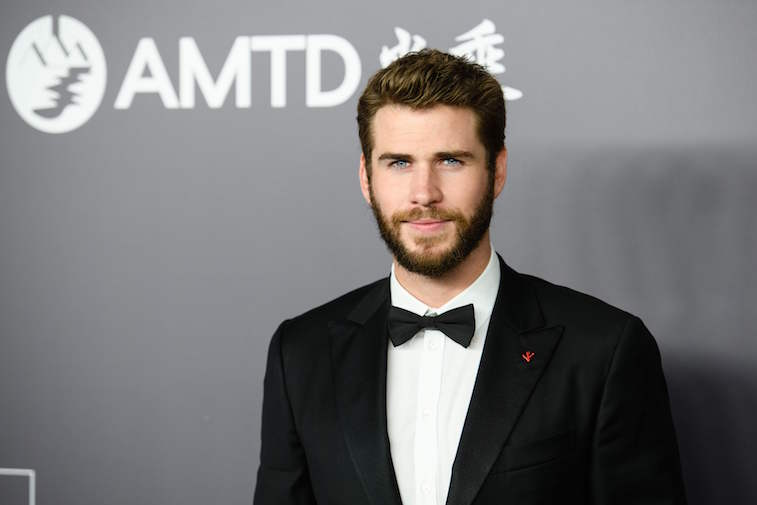
#> input picture Liam.jpg, 757 x 505 px
$ python RegionOfInterest.py
#> lines starting #> are read from the running program, lines starting #| are printed output that depends on the picture; after the words box and inside, x2 and y2 are one past the last pixel; in counts of white or black regions, pixels touching at a corner belong together
import cv2

img=cv2.imread("Liam.jpg")
#> img is the input picture: shape (505, 757, 3); mean B, G, R 120.7, 119.8, 121.3
img2=cv2.imread("robert.jpg ")
#Region of interest
#334,50 and 551,280
#[(y1:y2),(x1:x2)]
#y=230 x= 217 (difference)
roi=img[50:280,334:551]
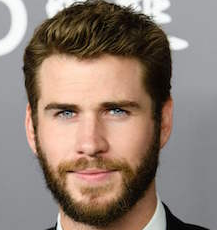
#> roi: shape (230, 217, 3); mean B, G, R 114.9, 126.1, 143.9
#now passing data into img
img[50:280,116:333]=roi
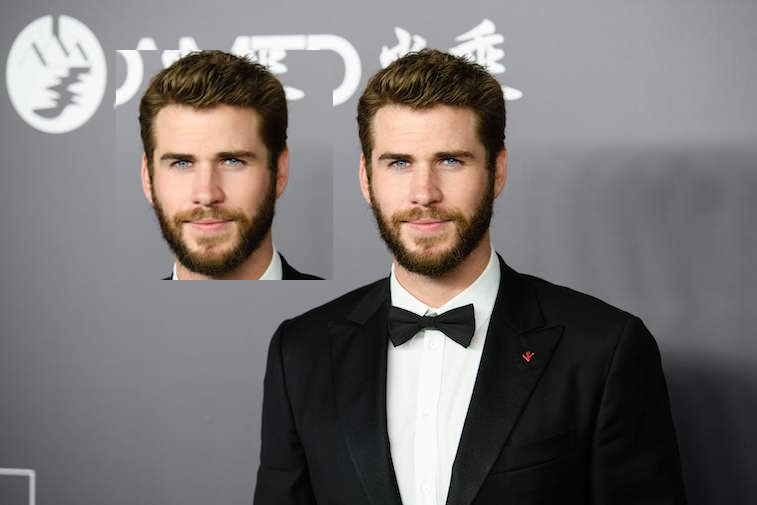
#> img: shape (505, 757, 3); 12.55% of pixels changed, all inside (x1, y1, x2, y2) = (116, 50, 333, 280)

#439,132
#> (the run stopped early here; a loop or call above may not have finished)

$ run again, with robert.jpg copied over Liam.jpg
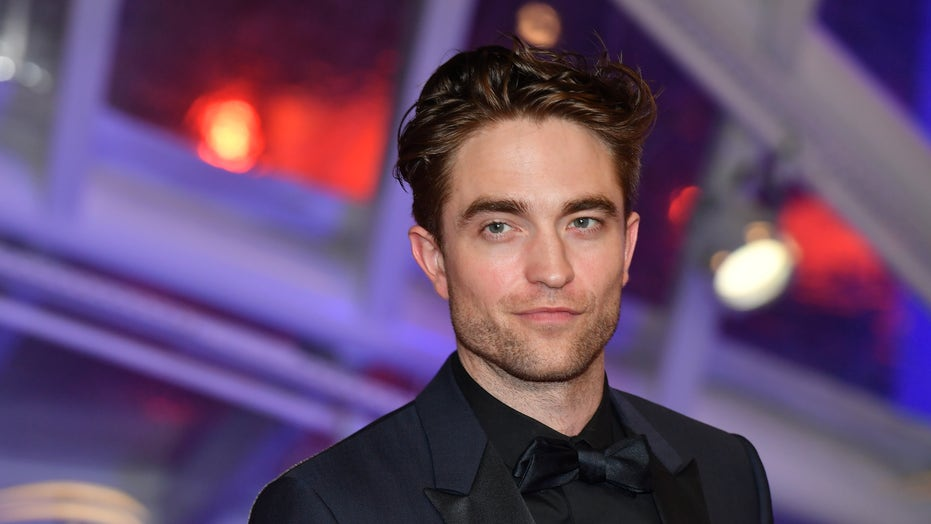
#> input picture robert.jpg, 931 x 524 px
#> img is the input picture: shape (524, 931, 3); mean B, G, R 107.1, 75.2, 102.5
#> `roi=img[50:280,334:551]`:
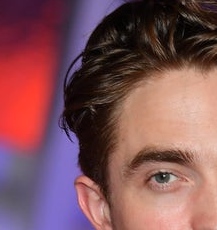
#> roi: shape (230, 217, 3); mean B, G, R 88.1, 82.9, 128.3
#> `img[50:280,116:333]=roi`:
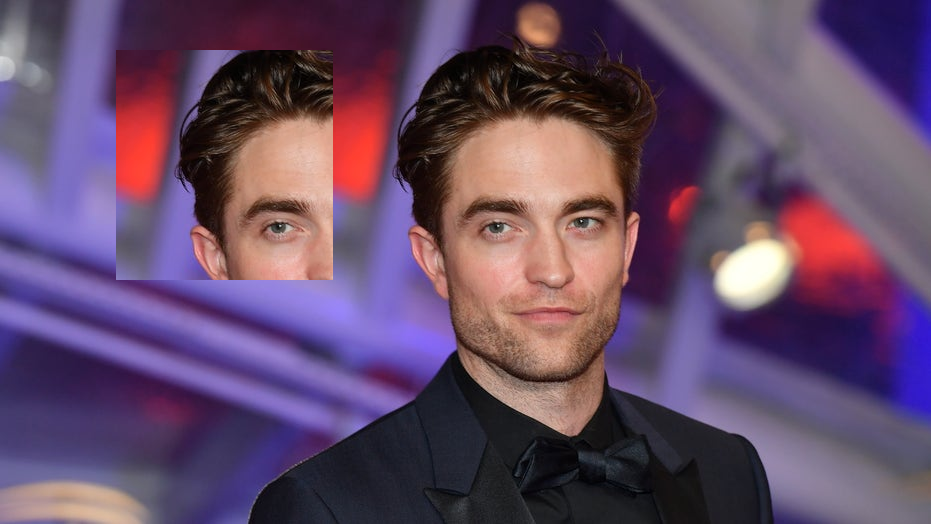
#> img: shape (524, 931, 3); 10.23% of pixels changed, all inside (x1, y1, x2, y2) = (116, 50, 333, 280)
